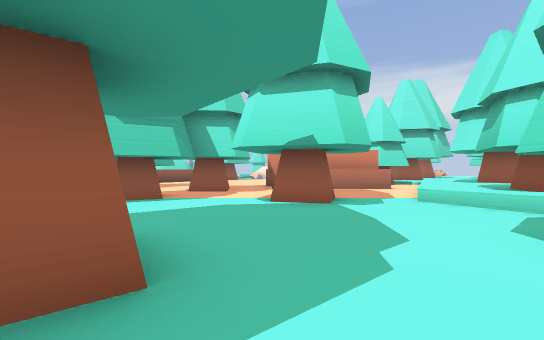
View 1 (above)

19 first-person views from a walk through a 3-D level made in the Godot game engine. The camera is 1.2 m above the floor, looks level and sees 90° across. The floor is counted in squares, 2 m on a side. Each view is taken from the middle of a square. On the plan, view 1 faces up. The plan holds only what a view shows up to about 9 squares ahead; the rest is blank. The place goes on beyond the plan.

View 2
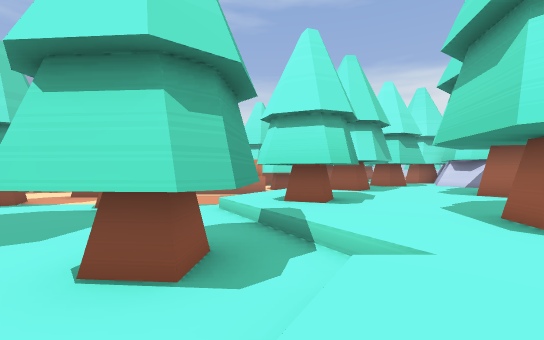

View 3
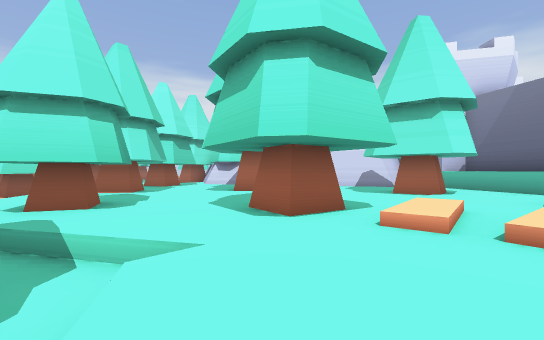

View 4
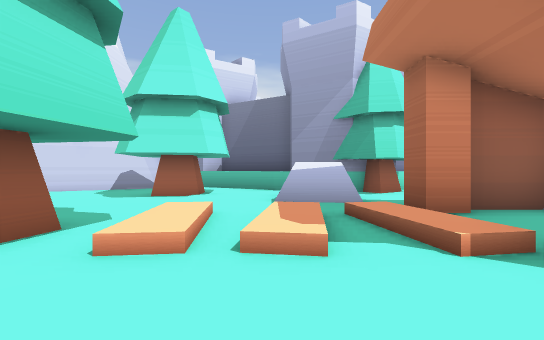

View 5
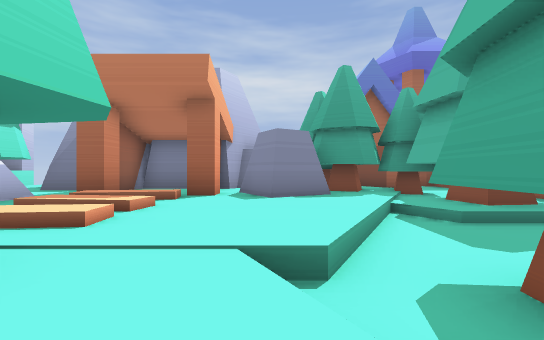

View 6
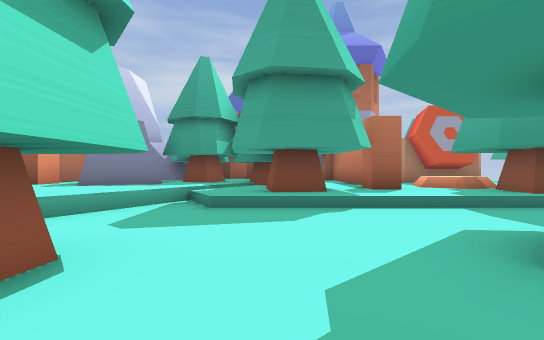

View 7
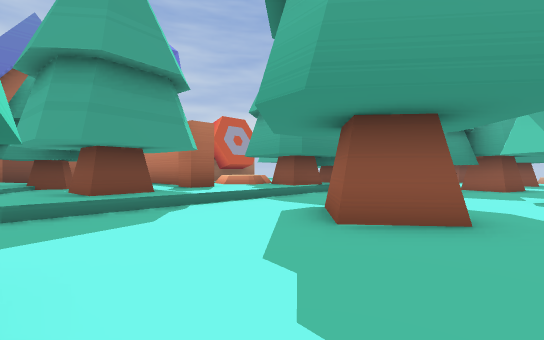

View 8
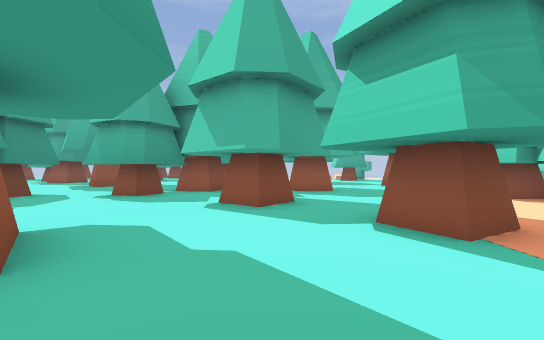

View 9
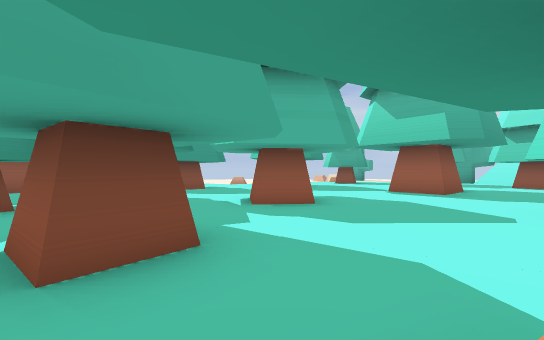

View 10
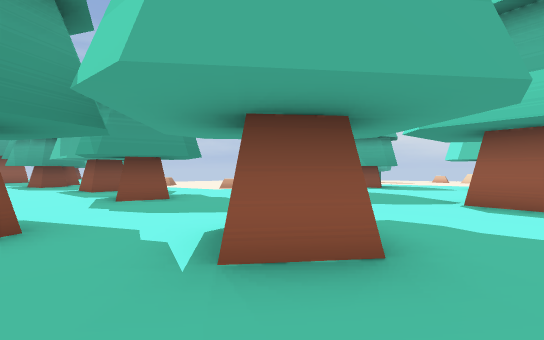

View 11
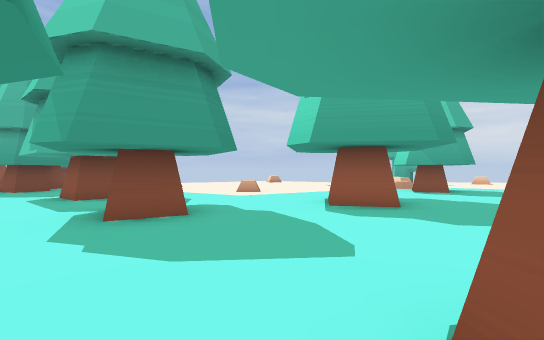

View 12
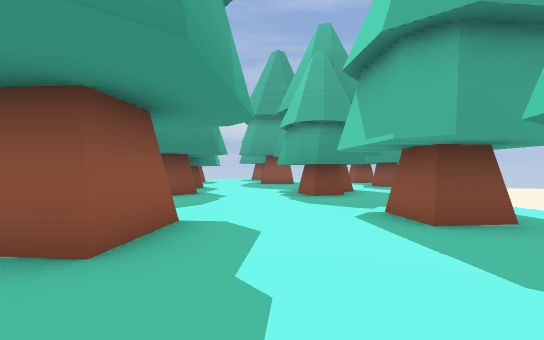

View 13
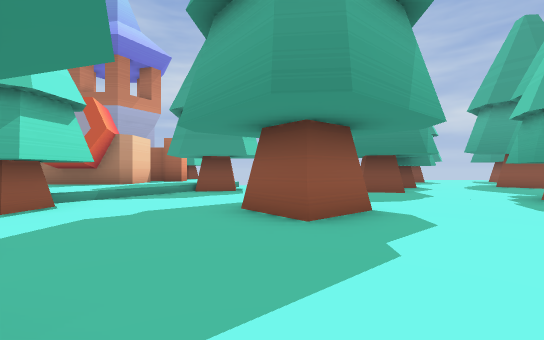

View 14
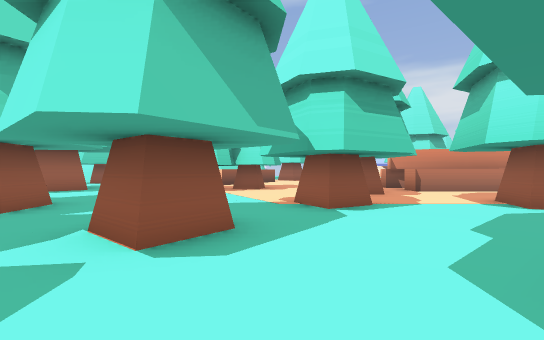

View 15
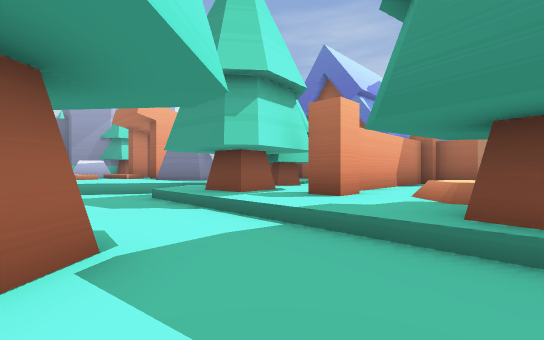

View 16
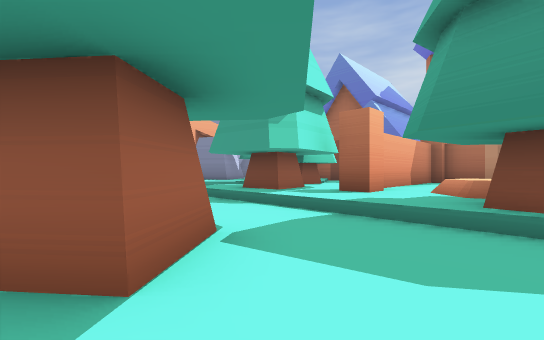

View 17
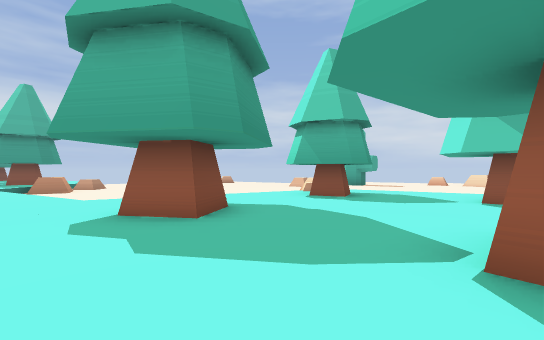

View 18
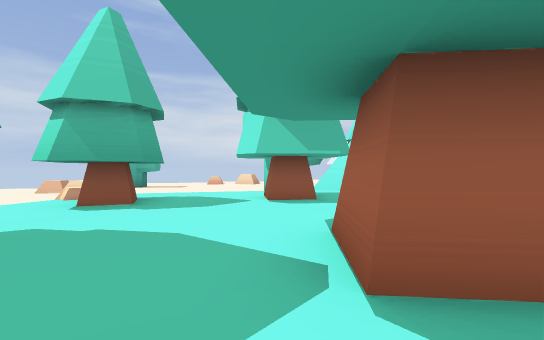

View 19
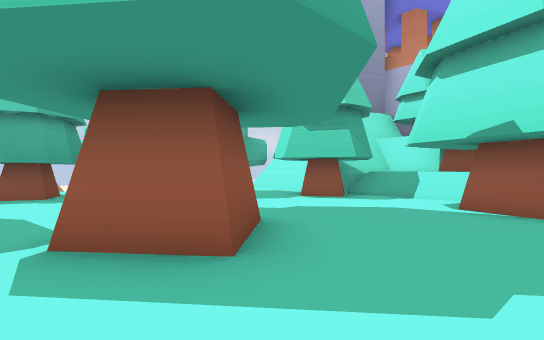

### Floor plan
Key: @ floor where view 1 was taken; # wall or solid block; . main floor; : floor 0.5 m higher than the main floor; - floor 0.5 m lower than the main floor; + floor 0.75 m higher than the main floor; * floor 1 m higher than the main floor; / step, stairs or slope; = window, fence, low wall or low ledge; ^ raised ledge.
Columns run from 16 left of view 1 to 14 right of it. Each row starts with its distance up from view 1.
 17      ##
 16     #*##
 15  ####**=
 14  ///##//
 13   ......#
 12 /.#......           #
 11 ..#......           ##
 10 ......#.. #^#   ###
  9 ##...##..^###. .^^##./:
  8 ##............#......:##:::
  7 ..................../::::::
  6 /..#.........#...#./::::::#  #
  5  /......#........#./##::::# :##
  4  /.........#........##:::  :::#
  3  -................../:::: :::::
  2 -/..#...#.....#...^#./:##::::
  1 /.......###...##..##./::::::#:#
  0 /.#......##.....@.../::///::::^
 -1 ..........^.........::://///:#^
 -2 #....##..^^###::##//:::////^:#^
 -3 ##...  ...^ ##:###///#://::::#
 -4 .#...  ../::+*:#######/#:#::##
 -5 ....   ../:##::#  ##  :#:#####
 -6 ...#   .######:#   #######
 -7 .##       #  #:##
 -8              ###

Positions as (right, up) in squares from view 1, and headings:
1: (0, 0), facing up
2: (4, -1), facing up
3: (4, -1), facing up-right
4: (5, -1), facing right
5: (5, 3), facing down
6: (1, 3), facing down
7: (2, 3), facing down-left
8: (0, 4), facing left
9: (-3, 5), facing left
10: (-6, 5), facing left
11: (-8, 4), facing left
12: (-10, 1), facing down-left
13: (-10, 2), facing down
14: (-4, 1), facing up
15: (-4, 1), facing down-right
16: (-4, 2), facing down-right
17: (-9, 7), facing left
18: (-10, 7), facing up-left
19: (-8, 8), facing up-left
